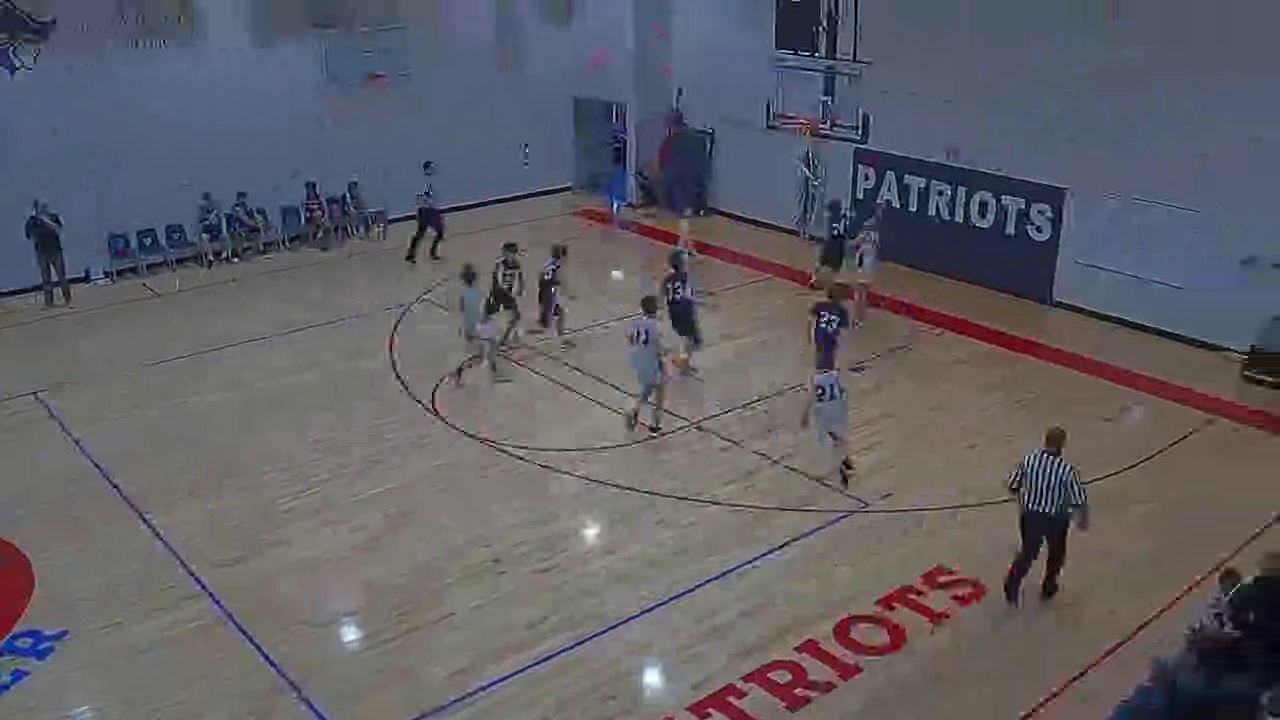
#> input picture frame 45 of q1_2min_start.webm, 1280 x 720 px, given in place of Liberty_Vs_Riverstone_Q1.webm, which was not available
$ python detect_motion_q1.py
#> lines starting #> are read from the running program, lines starting #| are printed output that depends on the picture; after the words box and inside, x2 and y2 are one past the last pixel; in counts of white or black regions, pixels touching at a corner belong together; pictures that were not available may be replaced by others from this repository, and a replacement may not be noted
#> in main, frame is the input picture: shape (720, 1280, 3); mean B, G, R 102.1, 95.4, 96.4
#!/usr/bin/env python3
"""
Ball detection using motion (background subtraction) + color on full Q1 video.
- Processes Q1 video at configurable stride.
- Uses MOG2 background subtractor to find moving objects.
- Within motion mask, filters by orange/brown color and circular shape.
- Tracks across frames using nearest neighbor.
- Outputs: CSV, track visualizations, sample overlaid frames.
"""

import cv2
import numpy as np
import os
import csv

VIDEO_PATH = "uploads/Liberty_Vs_Riverstone_Q1.webm"
OUT_CSV = "ball_motion_q1.csv"
VIS_DIR = "motion_vis"
os.makedirs(VIS_DIR, exist_ok=True)

STRIDE = 2   # process every Nth frame
MAX_FRAMES = 500  # limit for quick test (set to None for all)

# Color ranges in HSV
HUE_LOW = 0
HUE_HIGH = 25
SAT_MIN = 60
VAL_MIN = 60
VAL_MAX = 255

# Background subtractor
BG_SUB = cv2.createBackgroundSubtractorMOG2(history=200, varThreshold=25, detectShadows=False)

# Tracker params
MAX_LINK_DIST = 80  # max pixel distance for frame-to-frame linking
MIN_TRACK_HITS = 2  # min hits to keep a track
MIN_TRACK_AGE_TO_SAVE = 3  # min age to save sample visualization

def fg_mask(frame, bg_sub):
    kernel = cv2.getStructuringElement(cv2.MORPH_ELLIPSE, (5,5))
    mask = bg_sub.apply(frame)
#> mask: shape (720, 1280); every value is 255
    mask = cv2.morphologyEx(mask, cv2.MORPH_OPEN, kernel, iterations=1)
    mask = cv2.morphologyEx(mask, cv2.MORPH_CLOSE, kernel, iterations=2)
    mask = cv2.dilate(mask, kernel, iterations=1)
    return mask

def detect_in_frame(frame, fg):
    hsv = cv2.cvtColor(frame, cv2.COLOR_BGR2HSV)
#> hsv: shape (720, 1280, 3); mean H, S, V 68.4, 53.6, 109.8
    cmask = cv2.inRange(hsv, np.array([HUE_LOW, SAT_MIN, VAL_MIN]),
                        np.array([HUE_HIGH, 255, VAL_MAX]))
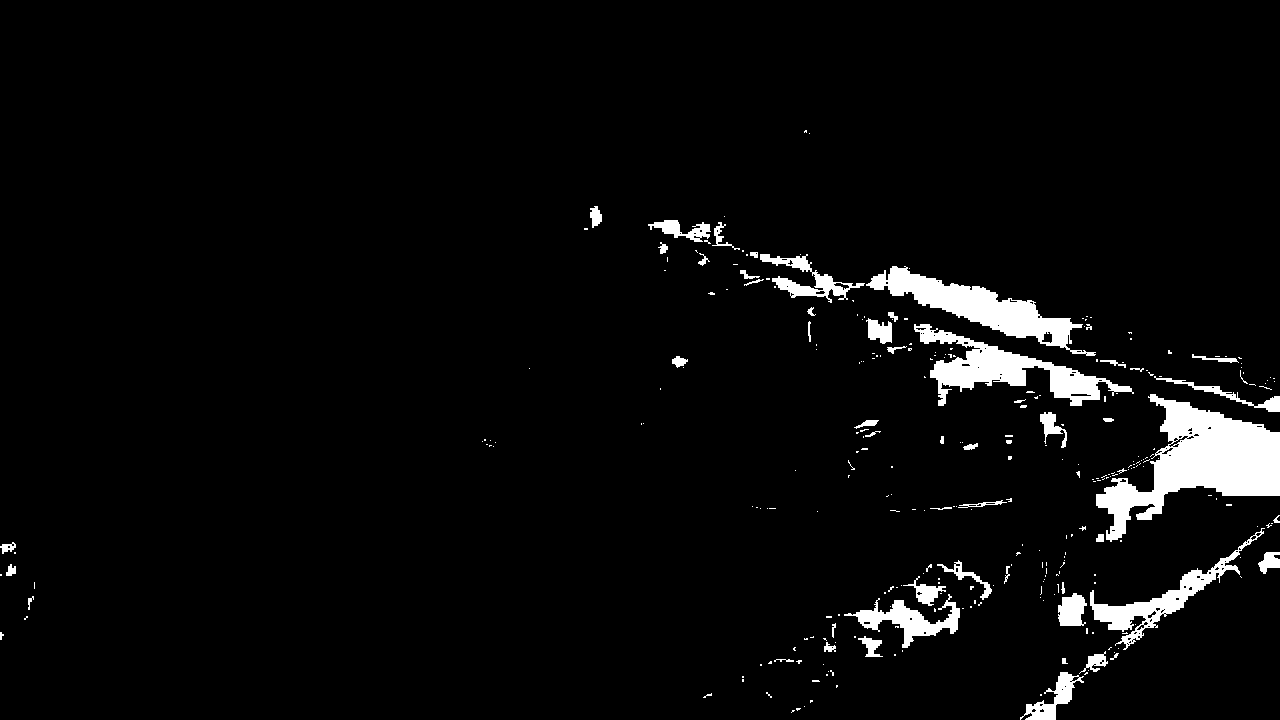
#> cmask: shape (720, 1280); 4.2% white; 300 white regions (243 under 20 px)
    combined = cv2.bitwise_and(fg, cmask)
    contours, _ = cv2.findContours(combined, cv2.RETR_EXTERNAL, cv2.CHAIN_APPROX_SIMPLE)
#> contours = 300 contours, 261 with area under 20; largest, box (x1, y1, x2, y2) and area: (1096, 394, 1280, 542) 11084, (866, 266, 1096, 356) 5639, (914, 324, 1134, 406) 5132, (1090, 528, 1265, 650) 3014, (844, 594, 960, 648) 1808
    dets = []
    for c in contours:
        a = cv2.contourArea(c)
        if a < 20 or a > 5000:
            continue
        (x,y), r = cv2.minEnclosingCircle(c)
        d = 2*r
        if not (8 <= d <= 120):
            continue
        rx,ry,rw,rh = cv2.boundingRect(c)
        if rw==0 or rh==0:
            continue
        asp = rw/rh
        if not (0.4 <= asp <= 1.6):
            continue
        hull = cv2.convexHull(c)
        ha = cv2.contourArea(hull)
        if ha == 0:
            continue
        sol = a/ha
        if sol < 0.3:
            continue
        circ = a/(np.pi*r*r) if r>0 else 0
        if circ < 0.15:
            continue
        M = cv2.moments(c)
        if M["m00"] == 0:
            continue
        dets.append({'cx':M["m10"]/M["m00"], 'cy':M["m01"]/M["m00"],
                     'diam':d, 'area':a, 'circ':circ, 'sol':sol})
#> this loop made 300 passes
#> (c, a) on passes 3, 5, 8: ([[804, 706]], 0), ([[1040, 694], [1040, 695], [1041, 695], [1041, 694]], 1), ([[836, 685], [836, 687], [837, 686], [837, 685]], 1.5)
#> after the loop, dets = 19 items
    return dets, combined

def link_tracks(prev, curr, max_dist):
    if not prev:
        return [{'pts':[(d['cx'],d['cy'])], 'd':d, 'hits':1, 'age':1} for d in curr]
    if not curr:
        for t in prev:
            t['age'] += 1
        return prev

    cost = np.array([[np.sqrt((p['pts'][-1][0]-c['cx'])**2 + (p['pts'][-1][1]-c['cy'])**2) for c in curr] for p in prev])
    used_c = set()
    used_p = set()
    result = []

    if cost.size > 0:
        flat = sorted([(cost[i,j], i, j) for i in range(cost.shape[0]) for j in range(cost.shape[1])])
        for c,i,j in flat:
            if i in used_p or j in used_c or c > max_dist:
                continue
            prev[i]['pts'].append((curr[j]['cx'], curr[j]['cy']))
            prev[i]['d'] = curr[j]
            prev[i]['hits'] += 1
            prev[i]['age'] += 1
            result.append(prev[i])
            used_p.add(i); used_c.add(j)
    for i,t in enumerate(prev):
        if i not in used_p:
            t['age'] += 1
            result.append(t)
    for j,d in enumerate(curr):
        if j not in used_c:
            result.append({'pts':[(d['cx'],d['cy'])], 'd':d, 'hits':1, 'age':1})
    return result

def main():
    cap = cv2.VideoCapture(VIDEO_PATH)
    if not cap.isOpened():
        print("Failed to open video")
        return

    total = int(cap.get(cv2.CAP_PROP_FRAME_COUNT))
    fps = cap.get(cv2.CAP_PROP_FPS)
    print(f"Video: {total} frames, {fps} fps")

    all_dets = []
    tracks = []
    frame_idx = 0
    saved_samples = 0

    while True:
        ret, frame = cap.read()
        if not ret:
            break
        if MAX_FRAMES and frame_idx >= MAX_FRAMES * STRIDE:
            break

        if frame_idx % STRIDE != 0:
            frame_idx += 1
            continue

        fg = fg_mask(frame, BG_SUB)
        dets, mask = detect_in_frame(frame, fg)
#> dets = 19 items
        tracks = link_tracks(tracks, dets, MAX_LINK_DIST)
#> tracks = 19 items

        # Save from tracks
        for t in tracks:
            if t['hits'] >= MIN_TRACK_HITS:
                d = t['d']
                all_dets.append({'frame':frame_idx,'cx':d['cx'],'cy':d['cy'],
                                 'diam':d['diam'],'area':d['area'],'circ':d['circ'],'sol':d['sol'],
                                 'track_hits':t['hits'],'track_age':t['age']})
#> this loop made 19 passes
#> after the loop, all_dets = []

        # Save visualization for promising tracks
        if saved_samples < 20:
            vis = frame.copy()
            # motion overlay
            mo = np.zeros_like(vis)
            mo[fg>0] = [255,255,255]
            vis = cv2.addWeighted(vis, 1.0, mo, 0.15, 0)
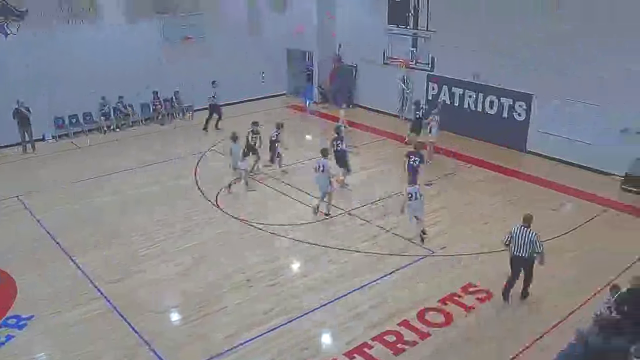
#> vis: shape (720, 1280, 3) (shown at 1/2 size); mean B, G, R 140, 133.4, 134.4
            # detections
            for d in dets:
                cv2.circle(vis, (int(d['cx']),int(d['cy'])), int(d['diam']/2), (0,255,0), 2)
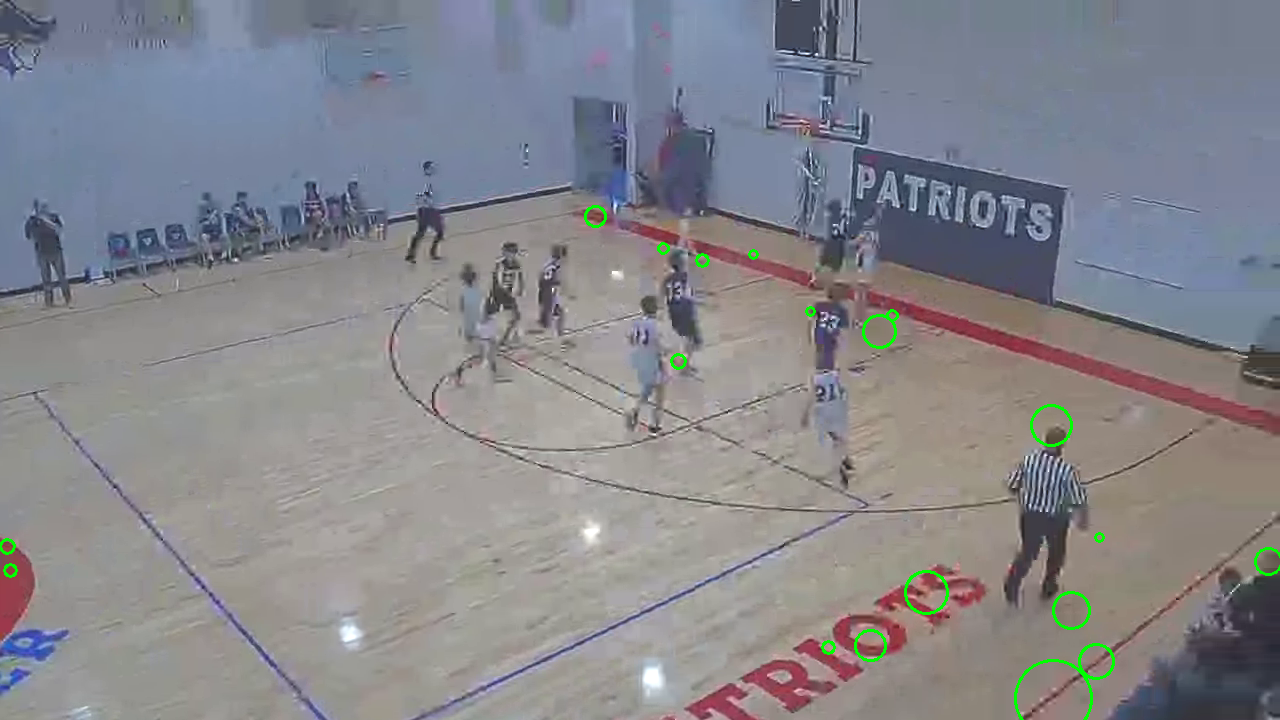
#> vis: shape (720, 1280, 3); 0.42% of pixels changed, all inside (x1, y1, x2, y2) = (0, 205, 1280, 720)
            # tracks
            for t in tracks:
                if t['hits'] >= MIN_TRACK_HITS:
                    pts = np.array(t['pts'], dtype=np.int32)
                    if len(pts) >= 2:
                        cv2.polylines(vis, [pts], False, (0,255,255), 2)
            n_active = len([t for t in tracks if t['hits']>=MIN_TRACK_HITS])
#> n_active = 0
            cv2.putText(vis, f"F:{frame_idx} {len(dets)}d {n_active}t",
                        (10,30), cv2.FONT_HERSHEY_SIMPLEX, 0.7, (0,255,0), 2)
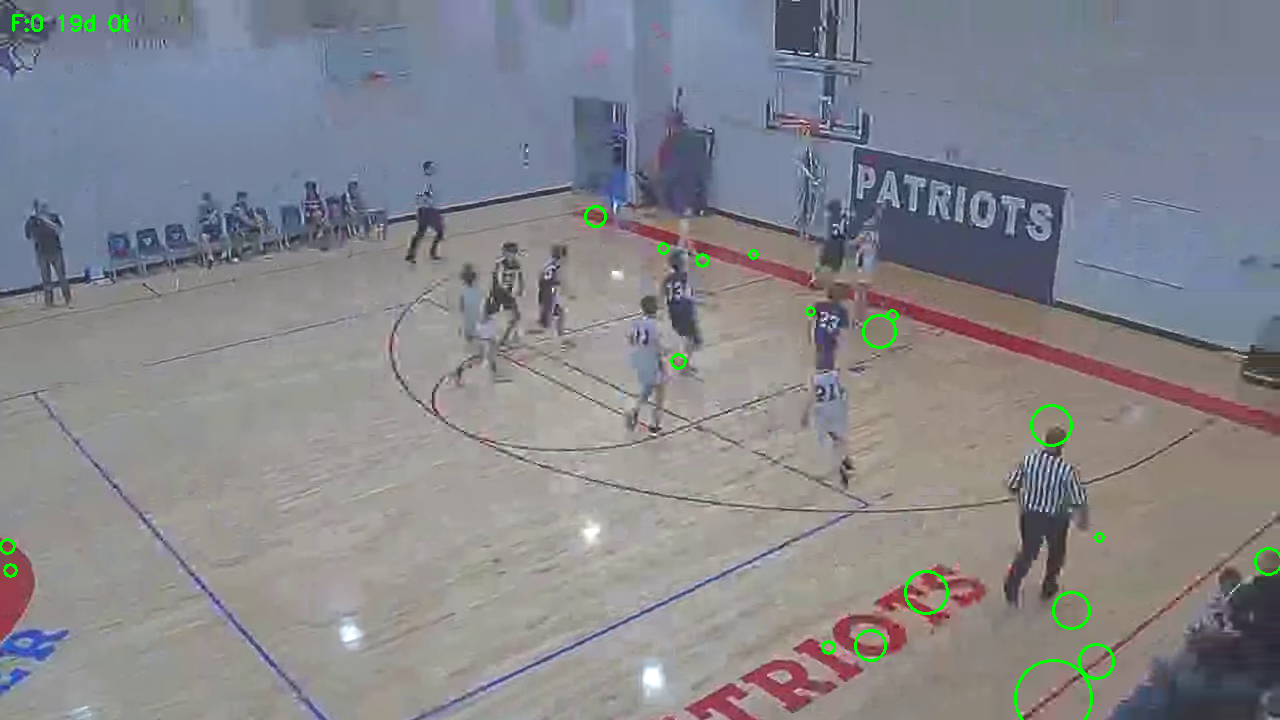
#> vis: shape (720, 1280, 3); 0.08% of pixels changed, all inside (x1, y1, x2, y2) = (12, 14, 130, 32)
            cv2.imwrite(f"{VIS_DIR}/f{frame_idx:05d}.jpg", vis)
            saved_samples += 1

        if frame_idx % (STRIDE*20) == 0:
            n_tracks = len([t for t in tracks if t['hits']>=MIN_TRACK_HITS])
#> n_tracks = 0
            print(f"Frame {frame_idx}/{total}: {len(dets)} dets, {n_tracks} active tracks")
#| Frame 0/450: 19 dets, 0 active tracks

        frame_idx += 1

    cap.release()

    # Save CSV
    if all_dets:
        with open(OUT_CSV, 'w', newline='') as f:
            writer = csv.DictWriter(f, fieldnames=['frame','cx','cy','diam','area','circ','sol','track_hits','track_age'])
            writer.writeheader()
            for d in all_dets:
                writer.writerow(d)
        print(f"\nSaved {len(all_dets)} detections to {OUT_CSV}")

    # Track summary
    good_tracks = [t for t in tracks if t['hits'] >= MIN_TRACK_HITS]
    print(f"\nFinished: {len(tracks)} total tracks, {len(good_tracks)} with >={MIN_TRACK_HITS} hits")
    for i,t in enumerate(good_tracks[:20]):
        start = t['pts'][0]
        end = t['pts'][-1]
        dist = np.sqrt((end[0]-start[0])**2+(end[1]-start[1])**2)
        print(f"  Track {i}: {t['hits']} hits, {t['pts'][0]} -> {t['pts'][-1]}, moved {dist:.0f}px")

if __name__ == "__main__":
    main()
